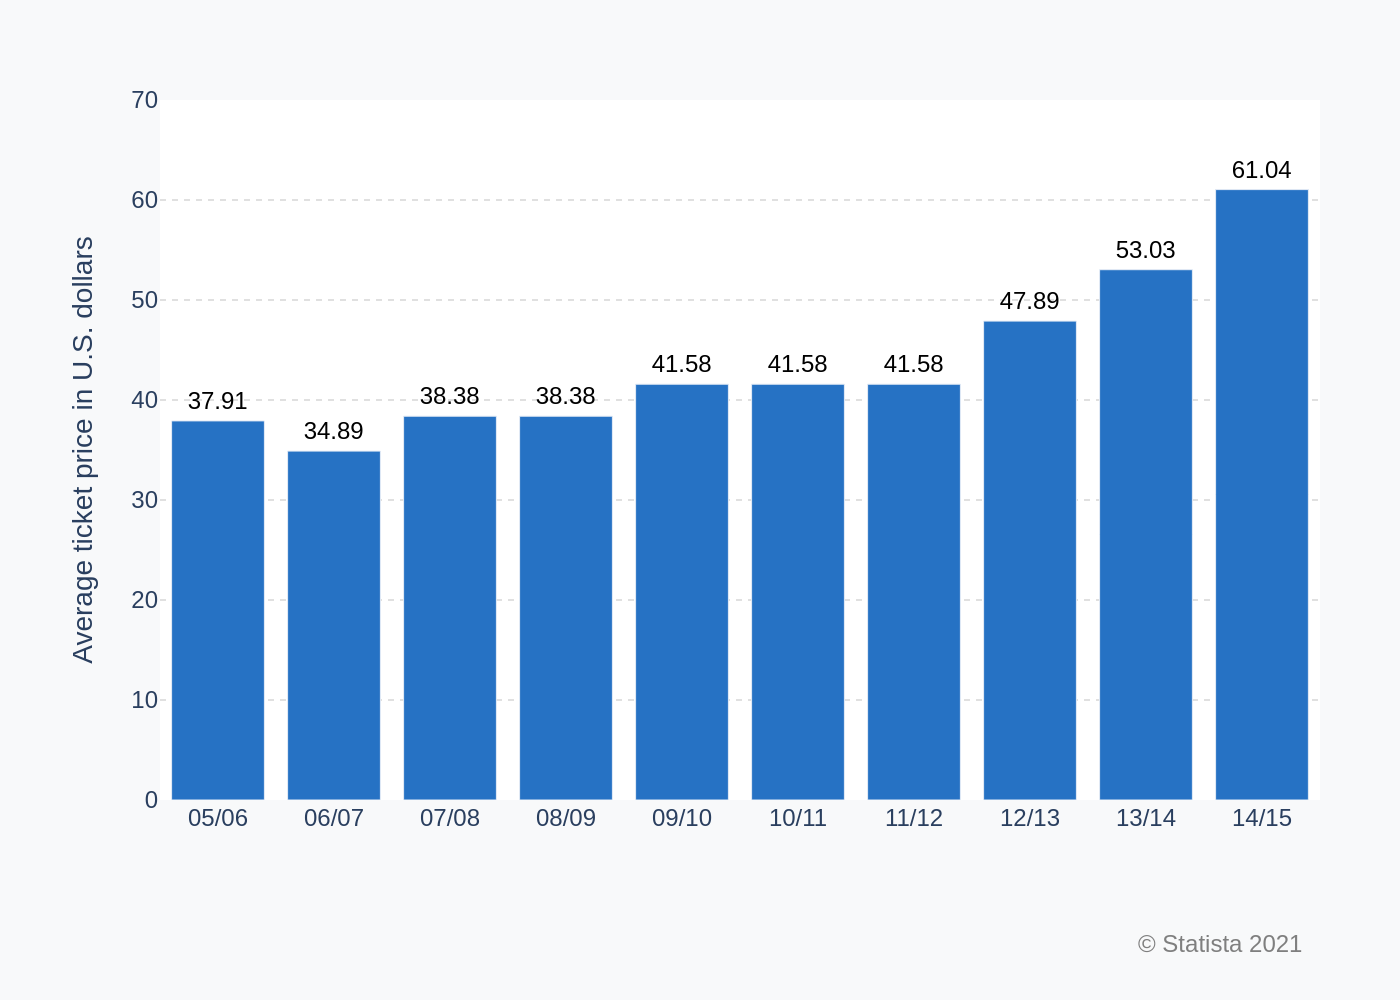

Python code for this plot:
import sys
import os
import json
import plotly.graph_objects as go

if len(sys.argv) != 2:
    print("Usage: python create_chart.py <path_to_json_file>")
    sys.exit(1)

json_path = sys.argv[1]

try:
    with open(json_path, 'r', encoding='utf-8') as f:
        config = json.load(f)
except FileNotFoundError:
    print(f"Error: JSON file not found at {json_path}")
    sys.exit(1)
except json.JSONDecodeError:
    print(f"Error: Could not decode JSON from {json_path}")
    sys.exit(1)

chart_data = config['chart_data']
texts = config['texts']
colors = config['colors']

categories = [item['category'] for item in chart_data]
values = [item['value'] for item in chart_data]

fig = go.Figure()

fig.add_trace(go.Bar(
    x=categories,
    y=values,
    text=[f'{v:.2f}' for v in values],
    textposition='outside',
    marker_color=colors[0],
    cliponaxis=False
))

fig.update_traces(
    textfont=dict(
        family="Arial",
        size=12,
        color='black'
    )
)

fig.update_layout(
    font=dict(family="Arial", size=12),
    title=texts.get('title'),
    yaxis_title=texts.get('y_axis_title'),
    xaxis_title=texts.get('x_axis_title'),
    plot_bgcolor='white',
    paper_bgcolor='#F8F9FA',
    showlegend=False,
    margin=dict(l=80, r=40, t=50, b=100),
    yaxis=dict(
        range=[0, 70],
        tickmode='linear',
        dtick=10,
        gridcolor='#E0E0E0',
        gridwidth=1,
        griddash='dot',
        zeroline=False
    ),
    xaxis=dict(
        showgrid=False,
        zeroline=False,
        tickfont=dict(size=12)
    )
)

if texts.get('source'):
    fig.add_annotation(
        text=texts['source'],
        xref="paper", yref="paper",
        x=0.99, y=-0.18,
        showarrow=False,
        xanchor='right',
        yanchor='top',
        align='right',
        font=dict(size=12, color='#7f7f7f')
    )

base_filename = os.path.splitext(os.path.basename(json_path))[0]
output_filename = f"{base_filename}.png"

fig.write_image(output_filename, scale=2)
print(f"Chart saved to {output_filename}")
